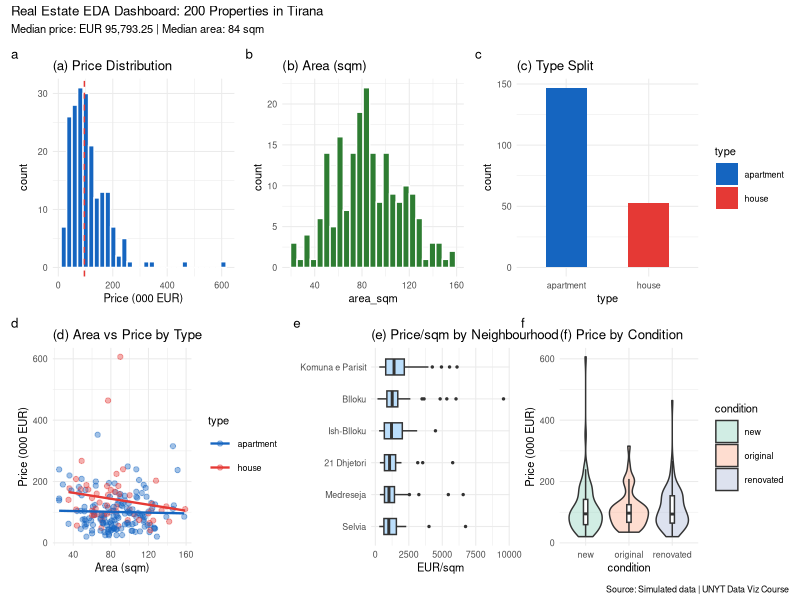
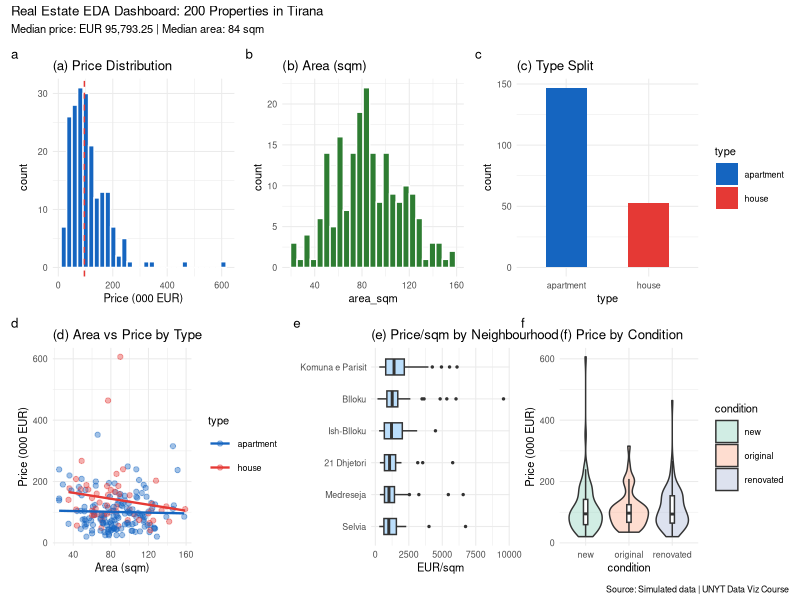
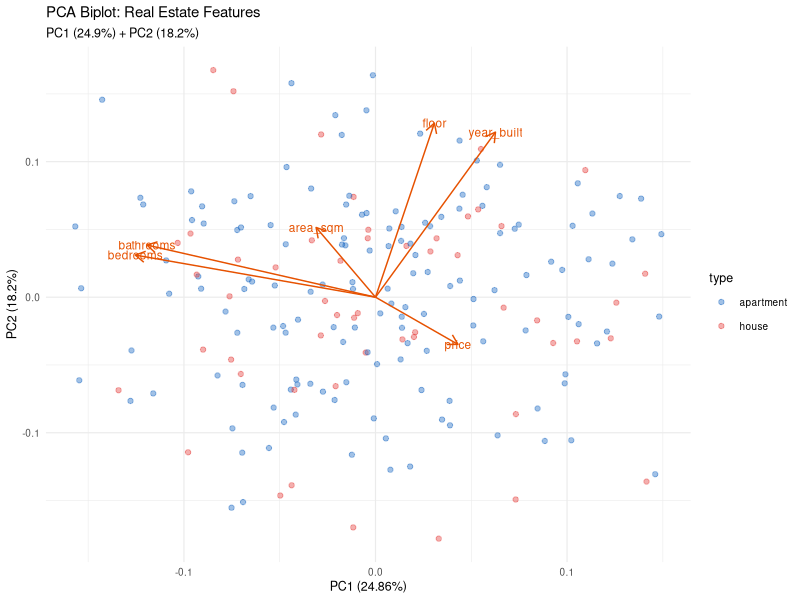

Here is the R script that generated these plots, in order: (Note: this script raises an error after producing the figures.)
# ============================================================
# Workshop 5 — Module 10: Lab — Multivariate EDA on Real Estate
# Integrated R Script — UNYT Tirana
# ============================================================
library(tidyverse); library(patchwork); dir.create("output", showWarnings = FALSE)

# ── 1. LOAD AND CLEAN REAL ESTATE DATA ──────────────────
# If real_estate.xlsx is available:
# library(readxl)
# re <- read_excel("real_estate.xlsx")

# Simulated real estate data for demonstration
set.seed(42); n <- 200
re <- tibble(
  id = 1:n,
  price = round(rlnorm(n, log(80000), 0.6)),
  area_sqm = round(rnorm(n, 85, 30) |> pmax(25)),
  bedrooms = sample(1:5, n, replace = TRUE, prob = c(0.1, 0.3, 0.35, 0.2, 0.05)),
  bathrooms = pmin(bedrooms, sample(1:3, n, replace = TRUE, prob = c(0.3, 0.5, 0.2))),
  year_built = sample(1970:2023, n, replace = TRUE),
  floor = sample(0:12, n, replace = TRUE),
  type = sample(c("apartment", "house"), n, replace = TRUE, prob = c(0.75, 0.25)),
  condition = sample(c("new", "renovated", "original"), n, replace = TRUE, prob = c(0.3, 0.4, 0.3)),
  # Simulated Tirana coordinates

  lon = rnorm(n, 19.82, 0.025),
  lat = rnorm(n, 41.33, 0.015),
  neighbourhood = sample(c("Blloku", "Komuna e Parisit", "21 Dhjetori",
    "Ish-Blloku", "Medreseja", "Selvia"), n, replace = TRUE))

# Price adjustments (houses more expensive, newer = more, Blloku premium)
re <- re |>
  mutate(
    price = ifelse(type == "house", price * 1.5, price),
    price = ifelse(neighbourhood == "Blloku", price * 1.3, price),
    price = price + (year_built - 1990) * 200,
    price_sqm = round(price / area_sqm))

cat("Dataset:", nrow(re), "properties,", ncol(re), "variables\n")
cat("Types:", paste(unique(re$type), collapse = ", "), "\n")
cat("Neighbourhoods:", paste(unique(re$neighbourhood), collapse = ", "), "\n")

# ── 2. EDA PHASE 1: UNIVARIATE ──────────────────────────
p_price <- ggplot(re, aes(x = price / 1000)) +
  geom_histogram(bins = 30, fill = "#1565C0", color = "white") +
  geom_vline(xintercept = median(re$price) / 1000, color = "#E53935", linetype = "dashed") +
  theme_minimal(base_size = 8) +
  labs(title = "(a) Price Distribution", x = "Price (000 EUR)")

p_area <- ggplot(re, aes(x = area_sqm)) +
  geom_histogram(bins = 25, fill = "#2E7D32", color = "white") +
  theme_minimal(base_size = 8) +
  labs(title = "(b) Area (sqm)")

p_type <- ggplot(re, aes(x = type, fill = type)) +
  geom_bar(width = 0.5) +
  scale_fill_manual(values = c(apartment = "#1565C0", house = "#E53935")) +
  theme_minimal(base_size = 8) + theme(legend.position = "none") +
  labs(title = "(c) Type Split")

# ── 3. EDA PHASE 2: BIVARIATE ───────────────────────────
p_scatter <- ggplot(re, aes(x = area_sqm, y = price / 1000, color = type)) +
  geom_point(alpha = 0.4, size = 1.5) +
  geom_smooth(method = "lm", se = FALSE, linewidth = 0.8) +
  scale_color_manual(values = c(apartment = "#1565C0", house = "#E53935")) +
  theme_minimal(base_size = 8) +
  labs(title = "(d) Area vs Price by Type", x = "Area (sqm)", y = "Price (000 EUR)")

p_box_nbhd <- ggplot(re, aes(x = fct_reorder(neighbourhood, price_sqm), y = price_sqm)) +
  geom_boxplot(fill = "#BBDEFB", width = 0.5, outlier.size = 0.5) +
  coord_flip() +
  theme_minimal(base_size = 8) +
  labs(title = "(e) Price/sqm by Neighbourhood", x = NULL, y = "EUR/sqm")

p_violin <- ggplot(re, aes(x = condition, y = price / 1000, fill = condition)) +
  geom_violin(alpha = 0.3) +
  geom_boxplot(width = 0.1, outlier.shape = NA, fill = "white") +
  scale_fill_brewer(palette = "Set2") +
  theme_minimal(base_size = 8) + theme(legend.position = "none") +
  labs(title = "(f) Price by Condition", y = "Price (000 EUR)")

# ── 4. DASHBOARD COMPOSITION ────────────────────────────
dashboard <- (p_price | p_area | p_type) /
  (p_scatter | p_box_nbhd | p_violin) +
  plot_annotation(
    title = "Real Estate EDA Dashboard: 200 Properties in Tirana",
    subtitle = paste0("Median price: EUR ", format(median(re$price), big.mark = ","),
      " | Median area: ", median(re$area_sqm), " sqm"),
    caption = "Source: Simulated data | UNYT Data Viz Course",
    tag_levels = "a") &
  theme_minimal(base_size = 8)
ggsave("output/re_dashboard.png", dashboard, width = 14, height = 9, dpi = 300)
ggsave("output/re_dashboard.pdf", dashboard, width = 14, height = 9)

# ── 5. PCA BIPLOT ────────────────────────────────────────
library(ggfortify)
num_cols <- re |> select(price, area_sqm, bedrooms, bathrooms, year_built, floor)
pca <- prcomp(num_cols, scale. = TRUE)

p_pca <- autoplot(pca, data = re,
  colour = "type", alpha = 0.4, size = 1.5,
  loadings = TRUE, loadings.label = TRUE,
  loadings.colour = "#E65100", loadings.label.colour = "#E65100",
  loadings.label.size = 3) +
  scale_color_manual(values = c(apartment = "#1565C0", house = "#E53935")) +
  theme_minimal(base_size = 9) +
  labs(title = "PCA Biplot: Real Estate Features",
       subtitle = paste0("PC1 (", round(summary(pca)$importance[2,1]*100,1),
         "%) + PC2 (", round(summary(pca)$importance[2,2]*100,1), "%)"))
ggsave("output/re_pca.png", p_pca, width = 7, height = 6, dpi = 300)

# ── 6. CORRELATION HEATMAP ──────────────────────────────
library(pheatmap)
corr <- cor(num_cols)
pheatmap(corr,
  display_numbers = TRUE, number_format = "%.2f",
  color = colorRampPalette(c("#1565C0", "white", "#E53935"))(100),
  breaks = seq(-1, 1, length.out = 101),
  clustering_method = "ward.D2",
  main = "Correlation Heatmap: Real Estate Features",
  filename = "output/re_corr_heatmap.png",
  width = 7, height = 6)

# ── 7. PARALLEL COORDINATES ─────────────────────────────
library(GGally)
p_parcoord <- ggparcoord(re,
  columns = c("price", "area_sqm", "bedrooms", "bathrooms", "year_built"),
  groupColumn = "type",
  scale = "uniminmax",
  alphaLines = 0.1) +
  scale_color_manual(values = c(apartment = "#1565C0", house = "#E53935")) +
  theme_minimal(base_size = 8) +
  labs(title = "Parallel Coordinates: Real Estate by Type")
ggsave("output/re_parcoord.png", p_parcoord, width = 9, height = 4, dpi = 300)

# ── 8. SPATIAL: POINT MAP ───────────────────────────────
library(sf)
re_sf <- st_as_sf(re, coords = c("lon", "lat"), crs = 4326)

p_map <- ggplot(re_sf) +
  geom_sf(aes(color = price_sqm, size = area_sqm), alpha = 0.5) +
  scale_color_viridis_c(option = "plasma", name = "EUR/sqm") +
  scale_size(range = c(1, 6), name = "Area (sqm)") +
  theme_void(base_size = 9) +
  labs(title = "Tirana Properties: Location × Price/sqm × Area",
       subtitle = "Colour = price per sqm, Size = total area")
ggsave("output/re_spatial.png", p_map, width = 7, height = 7, dpi = 300)

# ── 9. INTERACTIVE MAP ──────────────────────────────────
# library(leaflet)
# pal <- colorNumeric("plasma", domain = re$price_sqm)
# leaflet(re) |>
#   addProviderTiles("CartoDB.Positron") |>
#   addCircleMarkers(
#     lng = ~lon, lat = ~lat,
#     radius = ~sqrt(area_sqm) / 2,
#     color = ~pal(price_sqm),
#     fillOpacity = 0.6, weight = 0.5,
#     popup = ~paste0(
#       "<b>", neighbourhood, "</b><br>",
#       "Type: ", type, "<br>",
#       "Price: EUR ", format(price, big.mark = ","), "<br>",
#       "Area: ", area_sqm, " sqm<br>",
#       "EUR/sqm: ", format(price_sqm, big.mark = ",")),
#     label = ~paste0("EUR ", format(price, big.mark = ","))) |>
#   addLegend(pal = pal, values = ~price_sqm,
#     title = "EUR/sqm", position = "bottomright")

# ── 10. KEY STATISTICS ───────────────────────────────────
cat("\n── Key Statistics ──\n")
cat("Median price:", format(median(re$price), big.mark = ","), "EUR\n")
cat("Median area:", median(re$area_sqm), "sqm\n")
cat("Median EUR/sqm:", format(median(re$price_sqm), big.mark = ","), "\n")
cat("Spearman(area, price):", round(cor(re$area_sqm, re$price, method = "spearman"), 3), "\n")
cat("PCA: PC1 explains", round(summary(pca)$importance[2,1]*100, 1), "% variance\n")

cat("\n── All W05-M10 Lab R outputs saved ──\n")
